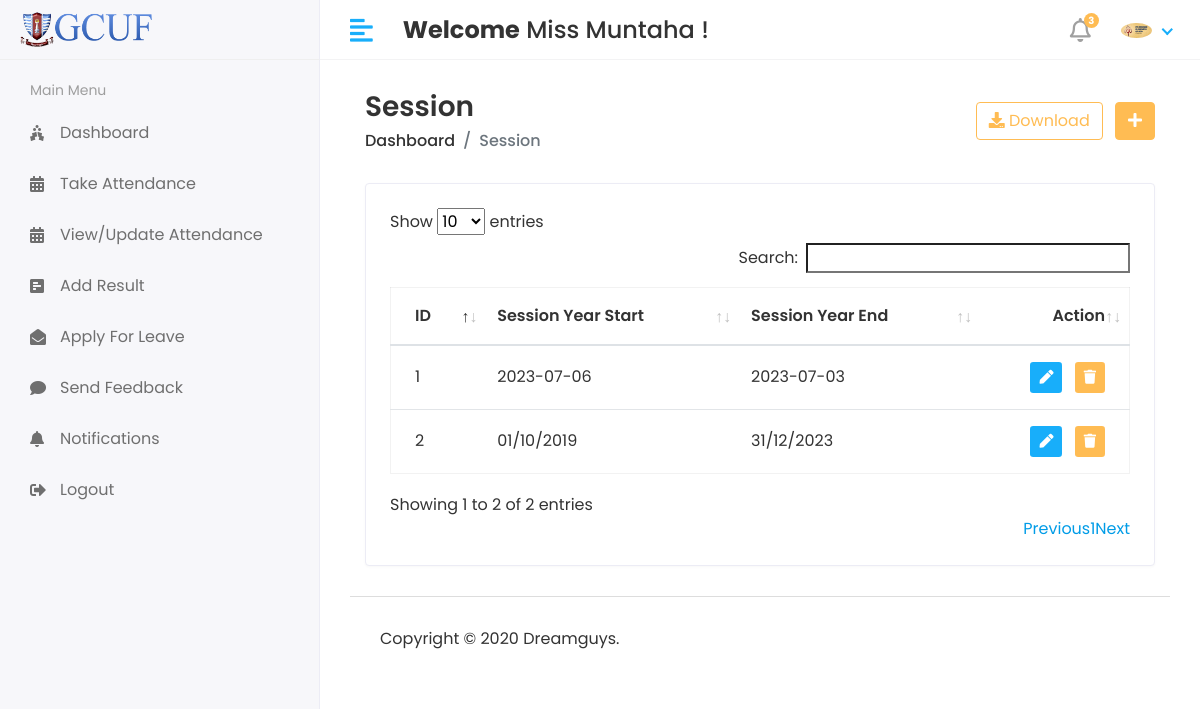
The page /Hod/Session/View (signed in) on the database as committed earlier.
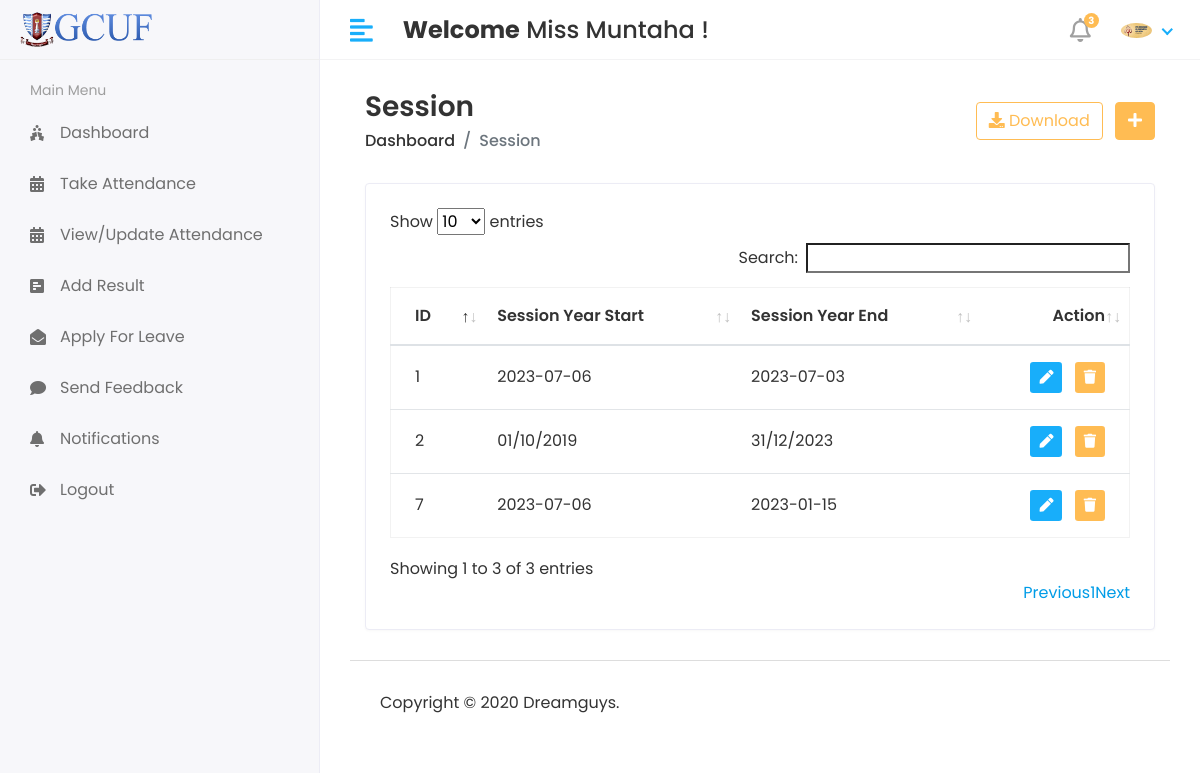
The same page on the database as committed later.
### app/models.py (models this page shows, shortened)
class Session_Year(models.Model):
    session_start = models.CharField(max_length=100)
    session_end = models.CharField(max_length=100)

### student_management_system/Hod_Views.py (the view)
# urls.py: path('Hod/Session/View',Hod_Views.VIEW_SESSION,name='view_session'),
@login_required(login_url='/')
def VIEW_SESSION(request):
    session = Session_Year.objects.all()
    context = {
        'session':session,
    }
    return render(request,'Hod/view_session.html',context)

### templates/Hod/view_session.html (shortened to what this page needs)
{% extends 'base.html' %}
{% block content %}
<div class="content container-fluid">
               <div class="page-header">
                  <div class="row align-items-center">
                     <div class="col">
                        <h3 class="page-title">Session</h3>
                        <ul class="breadcrumb">
                           <li class="breadcrumb-item"><a href="index.html">Dashboard</a></li>
                           <li class="breadcrumb-item active">Session</li>
                        </ul>
                     </div>
                     <div class="col-auto text-right float-right ml-auto">
                        <a href="#" class="btn btn-outline-primary mr-2"><i class="fas fa-download"></i> Download</a>
                        <a href="add-student.html" class="btn btn-primary"><i class="fas fa-plus"></i></a>
                     </div>
                  </div>
               </div>
               <div class="row">
                  <div class="col-sm-12">
                     <div class="card card-table">
                        <div class="card-body">
                           <div class="table-responsive">
                              <table id="table_id" class="table table-hover table-center mb-0 ">
                                 <thead>
                                    <tr>
                                       <th>ID</th>
                                       <th>Session Year Start</th>
                                        <th>Session Year End</th>
                                       <th class="text-right">Action</th>
                                    </tr>
                                 </thead>
                                 <tbody>
                                 {% for i in session %}
                                    <tr>
                                        <td>{{i.id}}</td>
                                        <td>{{i.session_start}}
                                        <td>{{i.session_end}}</td>
                                       <td class="text-right">
                                          <div class="actions">
                                             <a href="{% url 'edit_session' i.id %}" class="btn btn-sm bg-success-light mr-2">
                                             <i class="fas fa-pen"></i>
                                             </a>
                                             <a href="{% url 'delete_session' i.id %}" class="btn btn-sm bg-danger-light">
                                             <i class="fas fa-trash"></i>
                                             </a>
                                          </div>
                                       </td>
                                    </tr>
                                 {% endfor %}
                                 </tbody>
                              </table>
                           </div>
                        </div>
                     </div>
                  </div>
               </div>
            </div>
{% endblock %}

Rows that differ between the two databases and show on the page:
added Session_Year: id "7", session_start "2023-07-06", session_end "2023-01-15"
Other text that changed with them:
text written by a page script: "Show entries Search: Showing 1 to 2 of 2 entries Previous 1 Next" → "Show entries Search: Showing 1 to 3 of 3 entries Previous 1 Next"
